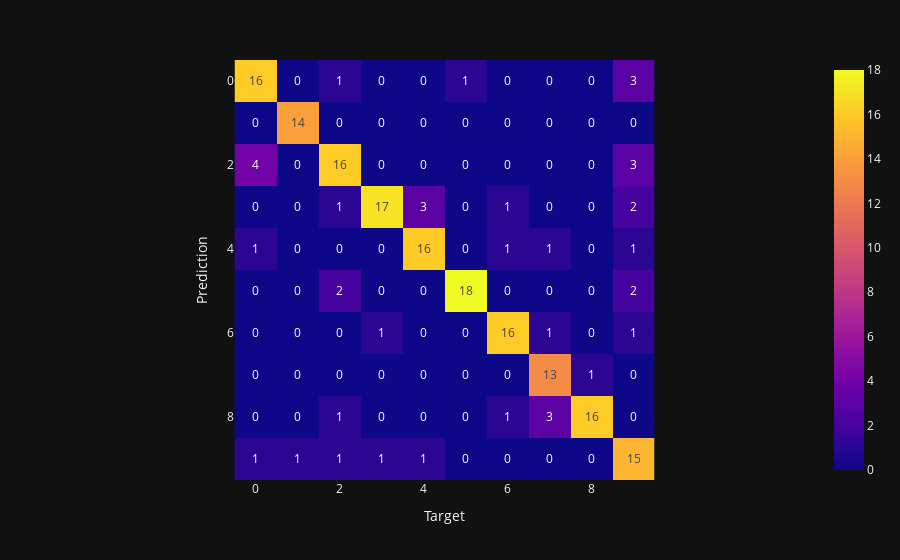

Notebook cell for this chart:
### Code cell
cat_cpu_y_test = cat_cpu_model.predict(X_test)

@score_for('CatBoosting CPU', 'test')
@time_for('CatBoosting CPU', 'test')
def test_cat_cpu():
    return f1_score(cat_cpu_y_test, y_test, average='macro')

print(
    "F1-мера для тестовых данных с помощью "
    "CatBoostClassifier на CPU:", test_cat_cpu(),
)
draw_conf_matrix(y_test, cat_cpu_y_test)

### Figure 1 — Plotly figure (JSON) as saved in the notebook; plotly's stock layout.template omitted (floating-point values rounded to 4 significant figures)
{"data": [{"coloraxis": "coloraxis", "name": "0", "texttemplate": "%{z}", "z": [[16, 0, 1, 0, 0, 1, 0, 0, 0, 3], [0, 14, 0, 0, 0, 0, 0, 0, 0, 0], [4, 0, 16, 0, 0, 0, 0, 0, 0, 3], [0, 0, 1, 17, 3, 0, 1, 0, 0, 2], [1, 0, 0, 0, 16, 0, 1, 1, 0, 1], [0, 0, 2, 0, 0, 18, 0, 0, 0, 2], [0, 0, 0, 1, 0, 0, 16, 1, 0, 1], [0, 0, 0, 0, 0, 0, 0, 13, 1, 0], [0, 0, 1, 0, 0, 0, 1, 3, 16, 0], [1, 1, 1, 1, 1, 0, 0, 0, 0, 15]], "type": "heatmap", "xaxis": "x", "yaxis": "y", "hovertemplate": "x: %{x}<br>y: %{y}<br>color: %{z}<extra></extra>"}], "layout": {"xaxis": {"anchor": "y", "domain": [0.0, 1.0], "scaleanchor": "y", "constrain": "domain", "title": {"text": "Target"}}, "yaxis": {"anchor": "x", "domain": [0.0, 1.0], "autorange": "reversed", "constrain": "domain", "title": {"text": "Prediction"}}, "coloraxis": {"colorscale": [[0.0, "#0d0887"], [0.1111, "#46039f"], [0.2222, "#7201a8"], [0.3333, "#9c179e"], [0.4444, "#bd3786"], [0.5556, "#d8576b"], [0.6667, "#ed7953"], [0.7778, "#fb9f3a"], [0.8889, "#fdca26"], [1.0, "#f0f921"]]}, "margin": {"t": 60}}}
